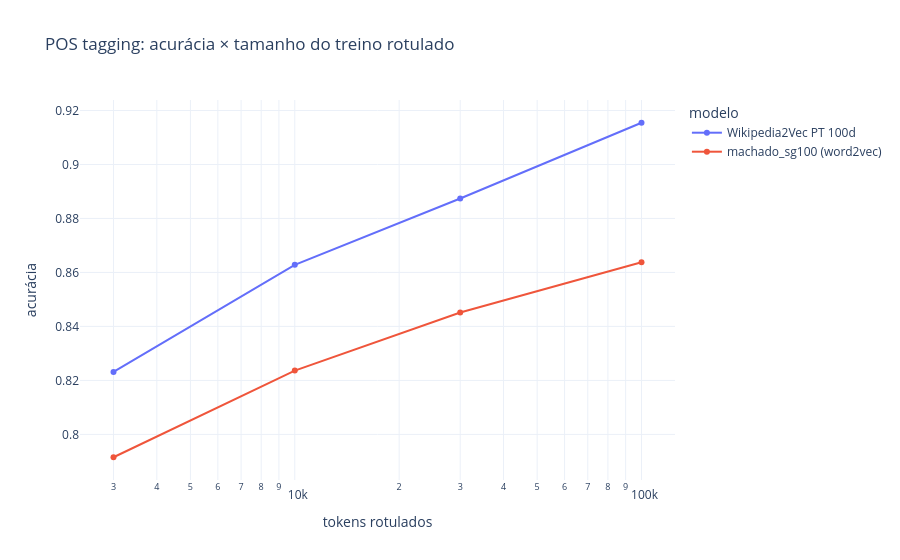

The notebook cell saved with this chart:
### Markdown cell above
## 5. Experimento extra: quanto dado de treino a tarefa precisa?

Uma pergunta prática para quem escolhe embeddings: com poucos dados rotulados, a qualidade do embedding importa mais. Variamos o número de tokens rotulados no POS tagging para dois modelos.

### Code cell
import plotly.express as px
sel = ["Wikipedia2Vec PT 100d"] + [k for k in models if "sg100 (" in k][:1]
rows = []
for n in ([3000, 10000, 30000] if FAST else [3000, 10000, 30000, 100000]):
    for name in sel:
        r = pos_tagging_eval(models[name], train, test, max_train_tokens=n)
        rows.append({"tokens rotulados": n, "modelo": name, "acurácia": r["acurácia"]})
px.line(pd.DataFrame(rows), x="tokens rotulados", y="acurácia", color="modelo", markers=True, log_x=True, template="plotly_white",
        title="POS tagging: acurácia × tamanho do treino rotulado").show()

### Figure 1 — Plotly figure (JSON) as saved in the notebook; plotly's stock layout.template omitted (floating-point values rounded to 4 significant figures)
{"data": [{"hovertemplate": "modelo=Wikipedia2Vec PT 100d<br>tokens rotulados=%{x}<br>acurácia=%{y}<extra></extra>", "legendgroup": "Wikipedia2Vec PT 100d", "line": {"color": "#636efa", "dash": "solid"}, "marker": {"symbol": "circle"}, "mode": "lines+markers", "name": "Wikipedia2Vec PT 100d", "orientation": "v", "showlegend": true, "type": "scatter", "x": [3000, 10000, 30000, 100000], "xaxis": "x", "y": [0.8231, 0.8628, 0.8874, 0.9155], "yaxis": "y"}, {"hovertemplate": "modelo=machado_sg100 (word2vec)<br>tokens rotulados=%{x}<br>acurácia=%{y}<extra></extra>", "legendgroup": "machado_sg100 (word2vec)", "line": {"color": "#EF553B", "dash": "solid"}, "marker": {"symbol": "circle"}, "mode": "lines+markers", "name": "machado_sg100 (word2vec)", "orientation": "v", "showlegend": true, "type": "scatter", "x": [3000, 10000, 30000, 100000], "xaxis": "x", "y": [0.7915, 0.8236, 0.8452, 0.8638], "yaxis": "y"}], "layout": {"legend": {"title": {"text": "modelo"}, "tracegroupgap": 0}, "title": {"text": "POS tagging: acurácia × tamanho do treino rotulado"}, "xaxis": {"anchor": "y", "domain": [0.0, 1.0], "title": {"text": "tokens rotulados"}, "type": "log"}, "yaxis": {"anchor": "x", "domain": [0.0, 1.0], "title": {"text": "acurácia"}}}}
